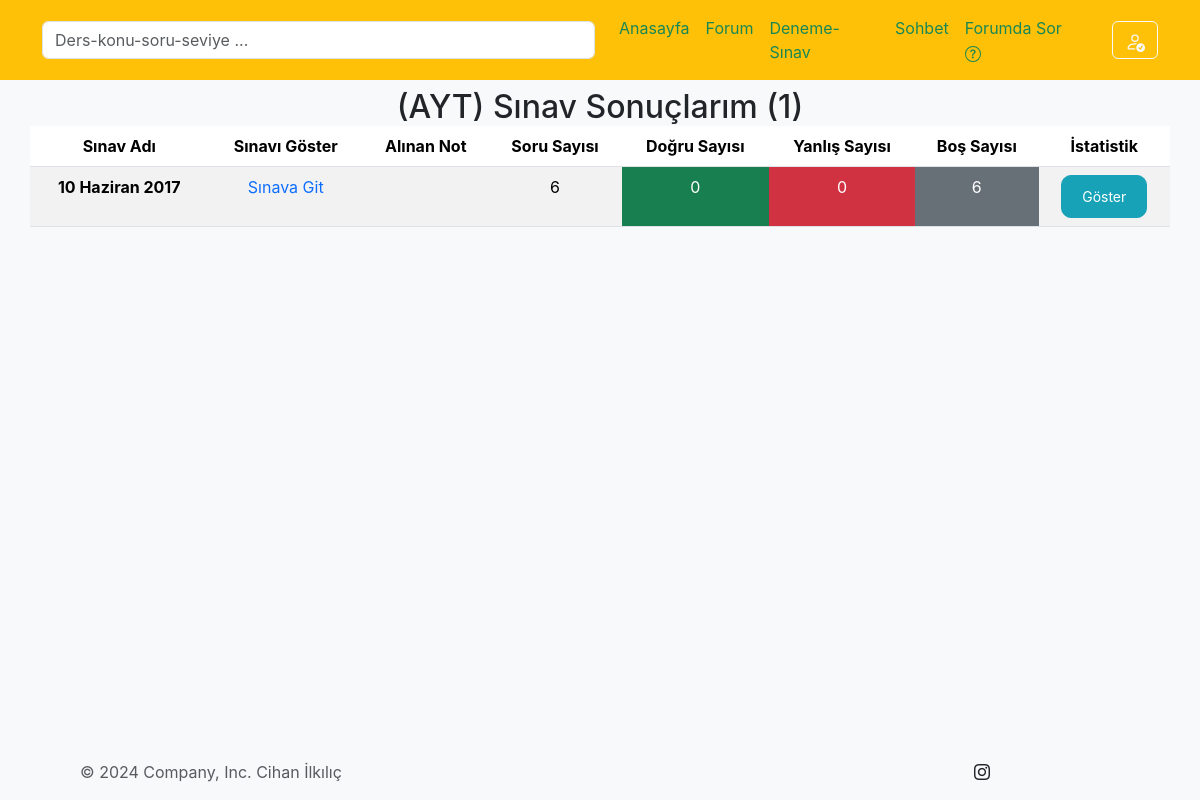
The app's page /testing_and_exam/ayt_result_show/ (signed in) with its own data.
### testing_and_exam/models.py (models this page shows, shortened)
class AYT_Table(models.Model):
    author=models.ForeignKey(User,on_delete = models.CASCADE,verbose_name="SINAVA KATILAN")# bunu django hazır kullanıcı tablosundan alıyoruz
    Date_Choice = models.CharField(max_length=100, verbose_name="SINAV ADI", blank=True, null=True)
    Total_Number_Of_Questions=models.CharField(max_length=3,verbose_name="TOPLAM SORU SAYISI", blank=True, null=True)
    Number_Of_True=models.CharField(max_length=3,verbose_name="TOPLAM DOĞRU SAYISI", blank=True, null=True)
    Number_Of_False=models.CharField(max_length=3,verbose_name="TOPLAM YANLIŞ SAYISI", blank=True, null=True)
    Number_Of_Empty=models.CharField(max_length=3,verbose_name="TOPLAM BOŞ SAYISI", blank=True, null=True)
    Exam_Score = models.CharField(max_length=3,verbose_name="SINAVDAN ALDIĞI PUAN", blank=True, null=True)
    Exam_Rating = models.CharField(max_length=3,verbose_name="SINAV DERECESİ", blank=True, null=True)
    Completion_Time = models.CharField(max_length=50,verbose_name="SINAV BİTİRME SÜRESİ", blank=True, null=True)
    Exam_Date = models.DateTimeField(auto_now=False,verbose_name="SINAV BİTİRME TARİHİ")
    class Meta:
        verbose_name_plural = "AYT SINAV TABLOSU"

### testing_and_exam/views.py (the view)
# urls.py: path('ayt_result_show/', views.ayt_result_show, name='ayt_result_show'),
def ayt_result_show(request):
    if request.user.is_authenticated:
        user=request.user
        exam_finif = AYT_Table.objects.filter(author=user).order_by('-id')
        cnt=exam_finif.count()
        context ={
            'exam_finif':exam_finif,
            'cnt':cnt
        }
        return render(request,"testing_and_exam/ayt_result_show.html",context)
    else:
        return redirect('quizorder:index')

### templates/testing_and_exam/ayt_result_show.html (shortened to what this page needs)
{% include 'base/layout.html' %}
{% block body %}
<h2 class="card-title text-center">(AYT) Sınav Sonuçlarım ({{cnt}})</h2>
<div style="max-height: 500px; overflow-y: auto;" class="mb-5">
    <table class="table table-striped table-hover container">
        <thead class="fixed-header">
            <tr class="text-center">
                <th scope="col">Sınav Adı</th>
                <th scope="col">Sınavı Göster</th>
                <th scope="col">Alınan Not</th>
                <th scope="col">Soru Sayısı</th>
                <th scope="col">Doğru Sayısı</th>
                <th scope="col">Yanlış Sayısı</th>
                <th scope="col">Boş Sayısı</th>
                <th scope="col">İstatistik</th>
            </tr>
        </thead>
        <tbody>
            {% if exam_finif %}
            {% for exam_finifs in  exam_finif%}
            <tr class="text-center">
                <th scope="row" class="text-center">{{exam_finifs.Date_Choice}}</th>
                <td><p><a class="link-offset-2 link-underline link-underline-opacity-0" href="{% url "testing_and_exam:ayt_show_result_details" exam_finifs.Date_Choice %}">Sınava Git</a></p></td>
                <td class="text-center">{{exam_finifs.Testing_Score}}</td>
                <td>{{exam_finifs.Total_Number_Of_Questions}}</td>
                <td class="text-bg-success text-center">{{exam_finifs.Number_Of_True}}</td>
                <td class="text-bg-danger text-center">{{exam_finifs.Number_Of_False}}</td>
                <td class="text-bg-secondary text-center">{{exam_finifs.Number_Of_Empty}}</td>
                <td><a tabindex="0" class="btn btn-sm btn-danger popover-dismiss" role="button" data-bs-toggle="popover" data-bs-trigger="focus" data-bs-html="true"  title="{{exam_finifs.Date_Choice}}" data-bs-content='<strong>Toplam Katılım:100</strong><br><em>Sıralaman:12</em><br><p>Başarı Durumu:İyi</p>'>Göster</a></td>
            </tr>
            {% endfor %}
            {% else %}
            <tr>
                <td colspan="8" class="text-bg-danger text-center"><p>Herhangi bir sınavınız yok.</p></td>
            </tr>
            {% endif %}
        </tbody>
    </table>
</div>
  {% endblock body %}
{% include 'base/footer.html' %}

### templates/base/navbar.html (style rules this page uses)
body { font-family: -apple-system, BlinkMacSystemFont, 'Segoe UI', Roboto, Oxygen, Ubuntu, Cantarell, 'Open Sans', 'Helvetica Neue', sans-serif; background-color: #f8f9fa; padding-top: 20px; }

### templates/testing_and_exam/ayt_result_show.html (style rules this page uses)
.popover-dismiss { background-color: #17a2b8; color: #fff; border-color: #17a2b8; border-radius: 10px; padding: 10px 20px; }
.fixed-header th { position: sticky; top: 0; background-color: #ffffff; z-index: 999; }

### records on screen
AYT_Table: Date_Choice "10 Haziran 2017", Total_Number_Of_Questions "6", Number_Of_True "0", Number_Of_False "0", Number_Of_Empty "6"

### other values on screen
{{ cnt }} "1"
